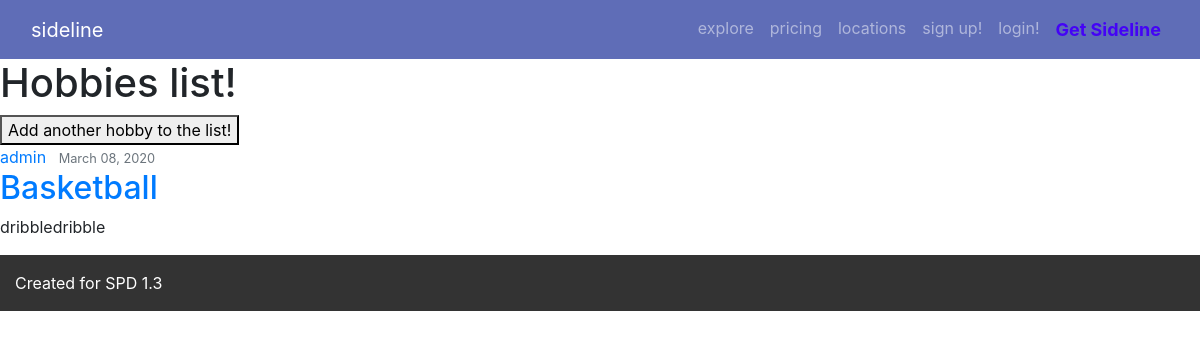
Before: /hobbies/list with the older database file.
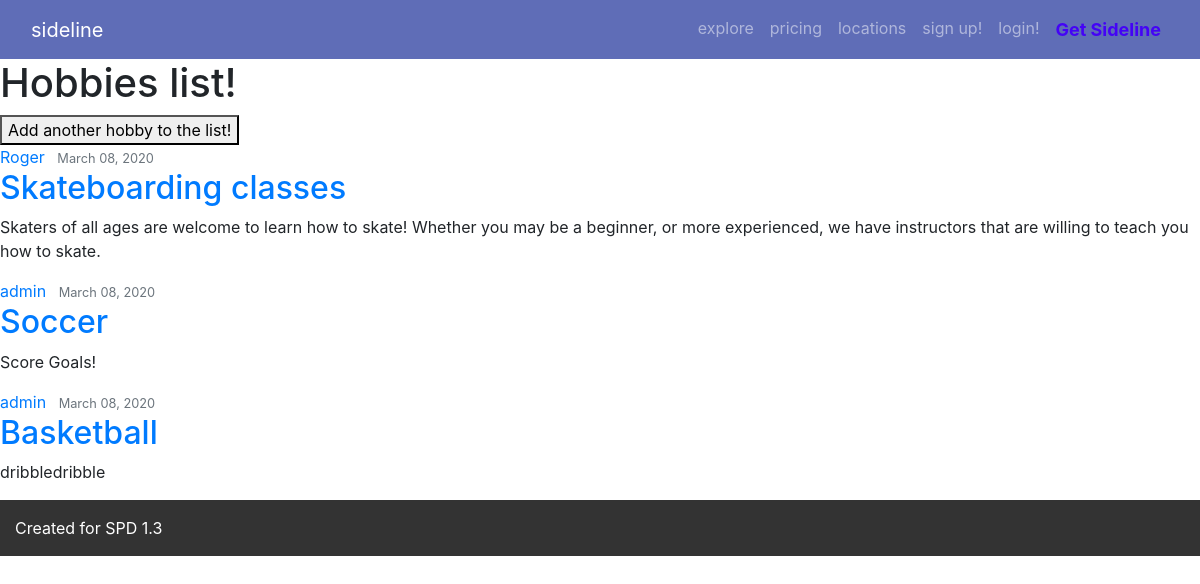
After: the same page with the newer database file.
### hobbies/models.py (models this page shows, shortened)
class Hobbies(models.Model):
    title = models.CharField(max_length=100)
    content = models.TextField()
    date_posted = models.DateTimeField(default=timezone.now)
    author = models.ForeignKey(User, on_delete=models.CASCADE)

### hobbies/views.py (the view)
# urls.py: path('hobbies/list', HobbiesListView.as_view(), name='hobbies-list'),
class HobbiesListView(ListView):
    model = Hobbies
    template_name = 'hobbies/list.html'    #<app>/<model>_<viewtype>.html
    context_object_name = 'hobbies'
    ordering = ['-date_posted']

### hobbies/templates/hobbies/hobbies_list.html (shortened to what this page needs)
{% extends "hobbies/base.html" %}
{% load static %}
{% block content %}
    <h1>Hobbies list!</h1>
    <a href="{% url 'hobbies-create' %}"><button>Add another hobby to the list!</button></a>
    {% for hobby in hobbies %}
        <article class="media content-section">
            <div class="media-body">
                <div class="article-metadata">
                    <a class="mr-2" href="#">{{ hobby.author }}</a>
                    <small class="text-muted">{{ hobby.date_posted|date:"F d, Y" }}</small>
                </div>
                <h2><a class="article-title" href="{% url 'hobbies-detail' hobby.id %}">{{ hobby.title }}</a></h2>
                <p class="article-content">{{ hobby.content }}</p>
            </div>
        </article>
    {% endfor %}
{% endblock content %}

### hobbies/templates/hobbies/base.html (shortened to what this page needs)
<!DOCTYPE html>
<html>
    <head>
        <link rel="stylesheet" href="https://cdnjs.cloudflare.com/ajax/libs/twitter-bootstrap/4.3.1/css/bootstrap.min.css">
        {% load static %}
        <link rel='stylesheet' href="{% static 'css/style.css' %}">
    </head>
    <body>
        <nav class="navbar navbar-expand-md sticky-top">
            <div class="container-fluid">
                <a class="navbar-brand" href="{% url 'hobbies-home' %}">sideline</a>
                <div class="navbar-dark collapse navbar-collapse" id="navcol-1">
                    {% if request.user.is_authenticated %}
                    <p>Welcome {{ user.username }} !!!</p>
                    <ul class="nav navbar-nav ml-auto">
                        <li class="nav-item" role="presentation"><a class="nav-link" href="{% url 'hobbies-list' %}">explore</a></li>
                        <li class="nav-item" role="presentation"><a class="nav-link" href="{% url 'pricing' %}">pricing</a></li>
                        <li class="nav-item" role="presentation"><a class="nav-link" href="{% url 'locations' %}">locations</a></li>
                        <li class="nav-item" role="presentation"><a class="nav-link" href="{% url 'logout' %}">Log Out</a></li>
                    </ul>
                    {% else %}
                    <ul class="nav navbar-nav ml-auto">
                        <li class="nav-item" role="presentation"><a class="nav-link" href="{% url 'hobbies-list' %}">explore</a></li>
                        <li class="nav-item" role="presentation"><a class="nav-link" href="{% url 'pricing' %}">pricing</a></li>
                        <li class="nav-item" role="presentation"><a class="nav-link" href="{% url 'locations' %}">locations</a></li>
                        <li class="nav-item" role="presentation"><a class="nav-link" href="{% url 'register' %}">sign up!</a></li>
                        <li class="nav-item" role="presentation"><a class="nav-link" href="{% url 'login' %}">login!</a></li>
                        {% endif %}
                        <li class="nav-item" role="presentation">
                            <font size="4px">
                                <a class="nav-link" href="{% url 'get-sideline' %}" style="color:rgb(68, 3, 246)">
                                    <strong>
                                        Get Sideline
                                    </strong>
                                </a>
                            </font>
                        </li>
                    </ul>
                </div>
            </div>
        </nav>
            {% block content %}
            {% endblock %}
        <div class="container-fluid section footer">
            <p>Created for SPD 1.3</p>
        </div>
    </body>
</html>

### static/css/style.css (style rules this page uses)
.navbar { background-color: #5f6db7; }
.navbar-brand { color: white; }
.section { margin: 0px 0px 50px 0px; }
.footer { background-color: #333; color: white; display: flex; bottom: 0; margin: 0; padding-top: 16px; }

Changed rows visible on the page:
added Hobbies: author "Roger", date_posted "March 08, 2020", title "Skateboarding classes", content "Skaters of all ages are welcome to learn how to skate! Whether you may be a beginner, or more experienced, we have instructors that are willing to teach you how to skate."
added Hobbies: author "admin", date_posted "March 08, 2020", title "Soccer", content "Score Goals!"
